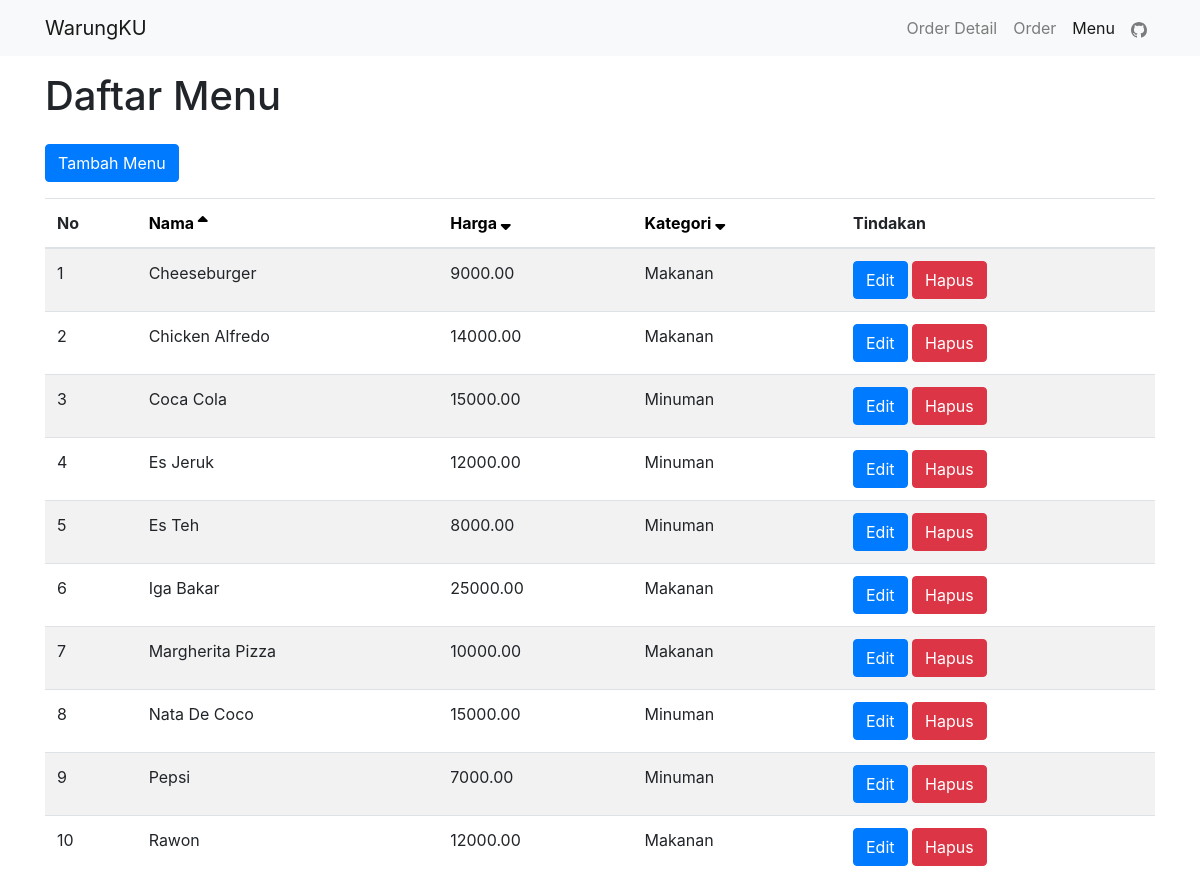
The app's page /menu/menu.php with its own data.
### tables this page shows
CREATE TABLE `menu` (
  `menu_id` int(11) NOT NULL,
  `nama_menu` varchar(50) NOT NULL,
  `harga` decimal(10,2) NOT NULL,
  `kategori` varchar(50) NOT NULL
);

### menu/menu.php (the view, shortened to what this page needs)
<?php
    include "../koneksi.php";
    $sort = isset($_GET['sort']) ? $_GET['sort'] : 'nama_menu';
    $order = isset($_GET['order']) ? $_GET['order'] : 'asc';
    $sortDirection = ($order === 'asc') ? 'ASC' : 'DESC';
    $sql = "SELECT * FROM menu ORDER BY $sort $sortDirection";
    $result = mysqli_query($conn, $sql);
    $count = 1;
?>
<!DOCTYPE html>
<html lang="en">
<head>
    <link rel="stylesheet" href="https://maxcdn.bootstrapcdn.com/bootstrap/4.5.2/css/bootstrap.min.css">
    <link rel="stylesheet" href="https://cdnjs.cloudflare.com/ajax/libs/font-awesome/6.1.0/css/all.min.css">
</head>
<body>
<nav class="navbar navbar-expand-lg navbar-light bg-light">
    <div class="container">
        <a class="navbar-brand" href="menu.php">WarungKU</a>
        <div class="collapse navbar-collapse" id="navbarNav">
            <ul class="navbar-nav ml-auto">
                <li class="nav-item">
                    <a class="nav-link" href="../orderdetail/admin.php">Order Detail</a>
                </li>
                <li class="nav-item">
                    <a class="nav-link" href="../orders/addOrder.php">Order</a>
                </li>
                <li class="nav-item active">
                    <a class="nav-link" href="../menu/menu.php">Menu</a>
                </li>
                <li class="nav-item">
                    <a class="nav-link" href="https://github.com/rrayhka" target="_blank">
                        <i class="bi bi-github">
                        </i>
                    </a>
                </li>
            </ul>
        </div>
    </div>
</nav>
<div class="container mt-3">
    <h1 class="mb-4">Daftar Menu</h1>
    <a href="addMenu.php" class="btn btn-primary mb-3">Tambah Menu</a>
    <table class="table table-striped">
        <thead>
            <th>No</th>
            <th>
                <a href="<?php echo $_SERVER['PHP_SELF']; ?>?sort=nama_menu&order=<?php echo ($sort === 'nama_menu' && $order === 'asc') ? 'desc' : 'asc'; ?>" style="color: black;">
                    Nama <i class="fa fa-sort<?php echo ($sort === 'nama_menu' && $order === 'asc') ? '-asc' : '-desc'; ?>" style="color: black;"></i>
                </a>
            </th>
            <th>
                <a href="<?php echo $_SERVER['PHP_SELF']; ?>?sort=harga&order=<?php echo ($sort === 'harga' && $order === 'asc') ? 'desc' : 'asc'; ?>" style="color: black;">
                    Harga <i class="fa fa-sort<?php echo ($sort === 'harga' && $order === 'asc') ? '-asc' : '-desc'; ?>" style="color: black;"></i>
                </a>
            </th>
            <th>
                <a href="<?php echo $_SERVER['PHP_SELF']; ?>?sort=kategori&order=<?php echo ($sort === 'kategori' && $order === 'asc') ? 'desc' : 'asc'; ?>" style="color: black;">
                    Kategori <i class="fa fa-sort<?php echo ($sort === 'kategori' && $order === 'asc') ? '-asc' : '-desc'; ?>" style="color: black;"></i>
                </a>
            </th>
            <th>Tindakan</th>
        </thead>
        <tbody>
            <?php while($row = mysqli_fetch_assoc($result)): ?>
                <tr>
                    <td><?php echo $count++; ?></td>
                    <td><?php echo $row['nama_menu']; ?></td>
                    <td><?php echo $row['harga']; ?></td>
                    <td><?php echo $row['kategori']; ?></td>
                    <td>
                        <a href="editMenu.php?id=<?php echo $row['menu_id']; ?>" class="btn btn-primary">Edit</a>
                        <a href="<?php echo $_SERVER['PHP_SELF']; ?>?menu_id=<?php echo $row['menu_id']; ?>" onclick="return confirm('Apakah anda yakin ingin menghapus menu ini?')" class="btn btn-danger">Hapus</a>
                    </td>
                </tr>
            <?php endwhile; ?>
        </tbody>
    </table>
</div>
</body>
</html>

### records on screen
menu: nama_menu "Cheeseburger", harga "9000.00", kategori "Makanan"
menu: nama_menu "Chicken Alfredo", harga "14000.00", kategori "Makanan"
menu: nama_menu "Coca Cola", harga "15000.00", kategori "Minuman"
menu: nama_menu "Es Jeruk", harga "12000.00", kategori "Minuman"
menu: nama_menu "Es Teh", harga "8000.00", kategori "Minuman"
menu: nama_menu "Iga Bakar", harga "25000.00", kategori "Makanan"
menu: nama_menu "Margherita Pizza", harga "10000.00", kategori "Makanan"
menu: nama_menu "Nata De Coco", harga "15000.00", kategori "Minuman"
menu: nama_menu "Pepsi", harga "7000.00", kategori "Minuman"
menu: nama_menu "Rawon", harga "12000.00", kategori "Makanan"
